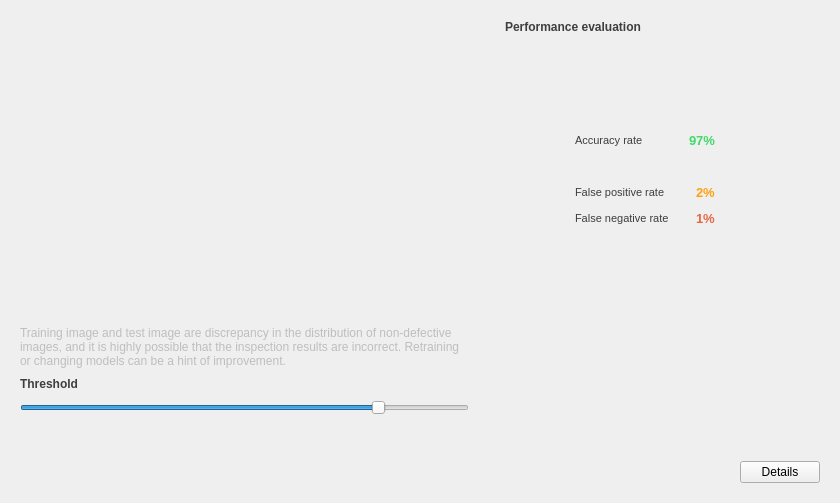
<?xml version="1.0" encoding="UTF-8"?>
<ui version="4.0">
 <class>Test</class>
 <widget class="QWidget" name="Test">
  <property name="geometry">
   <rect>
    <x>0</x>
    <y>0</y>
    <width>840</width>
    <height>503</height>
   </rect>
  </property>
  <property name="font">
   <font>
    <pointsize>9</pointsize>
   </font>
  </property>
  <property name="windowTitle">
   <string>Form</string>
  </property>
  <layout class="QHBoxLayout" name="horizontalLayout">
   <item>
    <widget class="QStackedWidget" name="stacked_widget">
     <property name="currentIndex">
      <number>1</number>
     </property>
     <widget class="QWidget" name="loading_page">
      <layout class="QHBoxLayout" name="horizontalLayout_3">
       <item>
        <widget class="QLabel" name="loading_gif_label">
         <property name="text">
          <string/>
         </property>
         <property name="alignment">
          <set>Qt::AlignCenter</set>
         </property>
        </widget>
       </item>
      </layout>
     </widget>
     <widget class="QWidget" name="result_page">
      <layout class="QHBoxLayout" name="horizontalLayout_2">
       <item>
        <layout class="QVBoxLayout" name="distance_area">
         <item>
          <spacer name="distance_area_top_spacer">
           <property name="orientation">
            <enum>Qt::Vertical</enum>
           </property>
           <property name="sizeType">
            <enum>QSizePolicy::Fixed</enum>
           </property>
           <property name="sizeHint" stdset="0">
            <size>
             <width>20</width>
             <height>0</height>
            </size>
           </property>
          </spacer>
         </item>
         <item>
          <widget class="QWidget" name="distance_chart_widget" native="true">
           <property name="minimumSize">
            <size>
             <width>400</width>
             <height>300</height>
            </size>
           </property>
          </widget>
         </item>
         <item>
          <widget class="QLabel" name="overfitting_alert_label">
           <property name="enabled">
            <bool>false</bool>
           </property>
           <property name="text">
            <string>Training image and test image are discrepancy in the distribution of non-defective images, and it is highly possible that the inspection results are incorrect. Retraining or changing models can be a hint of improvement.</string>
           </property>
           <property name="wordWrap">
            <bool>true</bool>
           </property>
          </widget>
         </item>
         <item>
          <layout class="QHBoxLayout" name="threshold_title_area">
           <item>
            <widget class="QLabel" name="threshold_title_label">
             <property name="font">
              <font>
               <weight>75</weight>
               <bold>true</bold>
              </font>
             </property>
             <property name="styleSheet">
              <string notr="true">color: #3e3e3e;</string>
             </property>
             <property name="text">
              <string>Threshold</string>
             </property>
             <property name="alignment">
              <set>Qt::AlignRight|Qt::AlignTrailing|Qt::AlignVCenter</set>
             </property>
            </widget>
           </item>
           <item>
            <widget class="QLabel" name="threshold_label">
             <property name="sizePolicy">
              <sizepolicy hsizetype="Fixed" vsizetype="Fixed">
               <horstretch>0</horstretch>
               <verstretch>0</verstretch>
              </sizepolicy>
             </property>
             <property name="minimumSize">
              <size>
               <width>60</width>
               <height>0</height>
              </size>
             </property>
             <property name="font">
              <font>
               <weight>75</weight>
               <bold>true</bold>
              </font>
             </property>
             <property name="styleSheet">
              <string notr="true">color: #3e3e3e</string>
             </property>
             <property name="text">
              <string/>
             </property>
            </widget>
           </item>
           <item>
            <widget class="QPushButton" name="about_threshold_button">
             <property name="toolTip">
              <string>&lt;html&gt;&lt;head/&gt;&lt;body&gt;&lt;p&gt;&lt;span style=&quot; font-size:14pt;&quot;&gt;What is threshold?&lt;/span&gt;&lt;/p&gt;&lt;p&gt;&lt;span style=&quot; font-size:14pt;&quot;&gt;The boundary value which AI determines &lt;/span&gt;&lt;span style=&quot; font-size:14pt; font-weight:600; color:#3fda68;&quot;&gt;good&lt;/span&gt;&lt;span style=&quot; font-size:14pt;&quot;&gt; and &lt;/span&gt;&lt;span style=&quot; font-size:14pt; font-weight:600; color:#e66643;&quot;&gt;defective&lt;/span&gt;&lt;span style=&quot; font-size:14pt;&quot;&gt; AI calculates 「&lt;/span&gt;&lt;span style=&quot; font-size:14pt; font-weight:600;&quot;&gt;normality&lt;/span&gt;&lt;span style=&quot; font-size:14pt;&quot;&gt;」.Then if「&lt;/span&gt;&lt;span style=&quot; font-size:14pt; font-weight:600;&quot;&gt;normality&lt;/span&gt;&lt;span style=&quot; font-size:14pt;&quot;&gt;」is below threshold &lt;/span&gt;&lt;span style=&quot; font-size:14pt; font-weight:600; color:#e66643;&quot;&gt;it's defective,&lt;/span&gt;&lt;span style=&quot; font-size:14pt;&quot;&gt; above threshold &lt;/span&gt;&lt;span style=&quot; font-size:14pt; font-weight:600; color:#3fda68;&quot;&gt;it's good.&lt;/span&gt;&lt;span style=&quot; font-size:14pt;&quot;&gt;If the threshold value is set high, the criteria for determining a product &lt;/span&gt;&lt;span style=&quot; font-size:14pt; font-weight:600; color:#e66643;&quot;&gt;as good become stricter,&lt;/span&gt;&lt;span style=&quot; font-size:14pt;&quot;&gt; making it difficult to overlook &lt;/span&gt;&lt;span style=&quot; font-size:14pt; font-weight:600; color:#3fda68;&quot;&gt;defective products.&lt;/span&gt;&lt;span style=&quot; font-size:14pt;&quot;&gt; Adjust the threshold value well.&lt;/span&gt;&lt;/p&gt;&lt;/body&gt;&lt;/html&gt;</string>
             </property>
             <property name="styleSheet">
              <string notr="true">border: none;
</string>
             </property>
             <property name="text">
              <string/>
             </property>
             <property name="icon">
              <iconset resource="../../qrc/icon.qrc">
               <normaloff>:/icon/resources/base/fonts/fontawesome/question-circle_warningOrange.png</normaloff>:/icon/resources/base/fonts/fontawesome/question-circle_warningOrange.png</iconset>
             </property>
             <property name="iconSize">
              <size>
               <width>28</width>
               <height>28</height>
              </size>
             </property>
            </widget>
           </item>
           <item>
            <spacer name="threshold_title_area_spacer">
             <property name="orientation">
              <enum>Qt::Horizontal</enum>
             </property>
             <property name="sizeHint" stdset="0">
              <size>
               <width>40</width>
               <height>20</height>
              </size>
             </property>
            </spacer>
           </item>
          </layout>
         </item>
         <item>
          <widget class="QSlider" name="threshold_slider">
           <property name="styleSheet">
            <string notr="true"/>
           </property>
           <property name="value">
            <number>80</number>
           </property>
           <property name="tracking">
            <bool>true</bool>
           </property>
           <property name="orientation">
            <enum>Qt::Horizontal</enum>
           </property>
           <property name="invertedAppearance">
            <bool>false</bool>
           </property>
           <property name="invertedControls">
            <bool>false</bool>
           </property>
           <property name="tickPosition">
            <enum>QSlider::NoTicks</enum>
           </property>
           <property name="tickInterval">
            <number>0</number>
           </property>
          </widget>
         </item>
         <item>
          <spacer name="distance_area_bottom_spacer">
           <property name="orientation">
            <enum>Qt::Vertical</enum>
           </property>
           <property name="sizeHint" stdset="0">
            <size>
             <width>20</width>
             <height>40</height>
            </size>
           </property>
          </spacer>
         </item>
        </layout>
       </item>
       <item>
        <spacer name="performance_chart_area_left_spacer">
         <property name="orientation">
          <enum>Qt::Horizontal</enum>
         </property>
         <property name="sizeType">
          <enum>QSizePolicy::Fixed</enum>
         </property>
         <property name="sizeHint" stdset="0">
          <size>
           <width>30</width>
           <height>20</height>
          </size>
         </property>
        </spacer>
       </item>
       <item>
        <layout class="QVBoxLayout" name="performance_area">
         <item>
          <spacer name="performance_area_top_spacer">
           <property name="orientation">
            <enum>Qt::Vertical</enum>
           </property>
           <property name="sizeType">
            <enum>QSizePolicy::Fixed</enum>
           </property>
           <property name="sizeHint" stdset="0">
            <size>
             <width>20</width>
             <height>0</height>
            </size>
           </property>
          </spacer>
         </item>
         <item>
          <widget class="QLabel" name="performance_title_label">
           <property name="font">
            <font>
             <weight>75</weight>
             <bold>true</bold>
            </font>
           </property>
           <property name="styleSheet">
            <string notr="true">color: #3e3e3e;</string>
           </property>
           <property name="text">
            <string>Performance evaluation</string>
           </property>
          </widget>
         </item>
         <item>
          <layout class="QHBoxLayout" name="performance_chart_area">
           <item>
            <widget class="QWidget" name="performance_chart_background" native="true">
             <property name="minimumSize">
              <size>
               <width>280</width>
               <height>280</height>
              </size>
             </property>
             <property name="styleSheet">
              <string notr="true">background-color: transparent</string>
             </property>
             <widget class="QWidget" name="performance_chart_widget" native="true">
              <property name="geometry">
               <rect>
                <x>0</x>
                <y>0</y>
                <width>280</width>
                <height>280</height>
               </rect>
              </property>
              <property name="minimumSize">
               <size>
                <width>280</width>
                <height>280</height>
               </size>
              </property>
             </widget>
             <widget class="QWidget" name="verticalLayoutWidget">
              <property name="geometry">
               <rect>
                <x>70</x>
                <y>90</y>
                <width>140</width>
                <height>98</height>
               </rect>
              </property>
              <layout class="QVBoxLayout" name="performance_rates_area">
               <item>
                <layout class="QHBoxLayout" name="accuracy_area">
                 <item>
                  <widget class="QLabel" name="accuracy_title_label">
                   <property name="font">
                    <font>
                     <pointsize>8</pointsize>
                    </font>
                   </property>
                   <property name="styleSheet">
                    <string notr="true">color: #3e3e3e</string>
                   </property>
                   <property name="text">
                    <string>Accuracy rate</string>
                   </property>
                  </widget>
                 </item>
                 <item>
                  <spacer name="accuracy_area_spacer">
                   <property name="orientation">
                    <enum>Qt::Horizontal</enum>
                   </property>
                   <property name="sizeHint" stdset="0">
                    <size>
                     <width>40</width>
                     <height>20</height>
                    </size>
                   </property>
                  </spacer>
                 </item>
                 <item>
                  <widget class="QLabel" name="accuracy_label">
                   <property name="font">
                    <font>
                     <pointsize>10</pointsize>
                     <weight>75</weight>
                     <bold>true</bold>
                    </font>
                   </property>
                   <property name="styleSheet">
                    <string notr="true">color: #3FDA68</string>
                   </property>
                   <property name="text">
                    <string>97%</string>
                   </property>
                  </widget>
                 </item>
                </layout>
               </item>
               <item>
                <spacer name="performance_rates_area_spacer">
                 <property name="orientation">
                  <enum>Qt::Vertical</enum>
                 </property>
                 <property name="sizeHint" stdset="0">
                  <size>
                   <width>20</width>
                   <height>40</height>
                  </size>
                 </property>
                </spacer>
               </item>
               <item>
                <layout class="QHBoxLayout" name="false_positive_rate_area">
                 <item>
                  <widget class="QLabel" name="false_positive_rate_title_label">
                   <property name="font">
                    <font>
                     <pointsize>8</pointsize>
                    </font>
                   </property>
                   <property name="styleSheet">
                    <string notr="true">color: #3e3e3e</string>
                   </property>
                   <property name="text">
                    <string>False positive rate</string>
                   </property>
                  </widget>
                 </item>
                 <item>
                  <spacer name="false_positive_rate_area_spacer">
                   <property name="orientation">
                    <enum>Qt::Horizontal</enum>
                   </property>
                   <property name="sizeHint" stdset="0">
                    <size>
                     <width>40</width>
                     <height>20</height>
                    </size>
                   </property>
                  </spacer>
                 </item>
                 <item>
                  <widget class="QLabel" name="false_positive_rate_label">
                   <property name="font">
                    <font>
                     <pointsize>10</pointsize>
                     <weight>75</weight>
                     <bold>true</bold>
                    </font>
                   </property>
                   <property name="styleSheet">
                    <string notr="true">color: #FFA00E</string>
                   </property>
                   <property name="text">
                    <string>2%</string>
                   </property>
                  </widget>
                 </item>
                </layout>
               </item>
               <item>
                <layout class="QHBoxLayout" name="false_negative_rate_area">
                 <item>
                  <widget class="QLabel" name="false_negative_rate_title_label">
                   <property name="font">
                    <font>
                     <pointsize>8</pointsize>
                    </font>
                   </property>
                   <property name="styleSheet">
                    <string notr="true">color: #3e3e3e</string>
                   </property>
                   <property name="text">
                    <string>False negative rate</string>
                   </property>
                  </widget>
                 </item>
                 <item>
                  <spacer name="false_negative_rate_area_spacer">
                   <property name="orientation">
                    <enum>Qt::Horizontal</enum>
                   </property>
                   <property name="sizeHint" stdset="0">
                    <size>
                     <width>40</width>
                     <height>20</height>
                    </size>
                   </property>
                  </spacer>
                 </item>
                 <item>
                  <widget class="QLabel" name="false_negative_rate_label">
                   <property name="font">
                    <font>
                     <pointsize>10</pointsize>
                     <weight>75</weight>
                     <bold>true</bold>
                    </font>
                   </property>
                   <property name="styleSheet">
                    <string notr="true">color: #E66643</string>
                   </property>
                   <property name="text">
                    <string>1%</string>
                   </property>
                  </widget>
                 </item>
                </layout>
               </item>
              </layout>
             </widget>
            </widget>
           </item>
           <item>
            <spacer name="performance_chart_area_right_spacer">
             <property name="orientation">
              <enum>Qt::Horizontal</enum>
             </property>
             <property name="sizeType">
              <enum>QSizePolicy::Fixed</enum>
             </property>
             <property name="sizeHint" stdset="0">
              <size>
               <width>20</width>
               <height>20</height>
              </size>
             </property>
            </spacer>
           </item>
          </layout>
         </item>
         <item>
          <spacer name="performance_area_bottom_spacer">
           <property name="orientation">
            <enum>Qt::Vertical</enum>
           </property>
           <property name="sizeHint" stdset="0">
            <size>
             <width>20</width>
             <height>40</height>
            </size>
           </property>
          </spacer>
         </item>
         <item>
          <layout class="QHBoxLayout" name="horizontalLayout_10">
           <item>
            <spacer name="horizontalSpacer">
             <property name="orientation">
              <enum>Qt::Horizontal</enum>
             </property>
             <property name="sizeType">
              <enum>QSizePolicy::Fixed</enum>
             </property>
             <property name="sizeHint" stdset="0">
              <size>
               <width>235</width>
               <height>20</height>
              </size>
             </property>
            </spacer>
           </item>
           <item>
            <widget class="QPushButton" name="details_button">
             <property name="sizePolicy">
              <sizepolicy hsizetype="Fixed" vsizetype="Fixed">
               <horstretch>0</horstretch>
               <verstretch>0</verstretch>
              </sizepolicy>
             </property>
             <property name="minimumSize">
              <size>
               <width>0</width>
               <height>0</height>
              </size>
             </property>
             <property name="text">
              <string>Details</string>
             </property>
            </widget>
           </item>
          </layout>
         </item>
        </layout>
       </item>
      </layout>
     </widget>
    </widget>
   </item>
  </layout>
 </widget>
 <resources>
  <include location="../../qrc/icon.qrc"/>
 </resources>
 <connections/>
</ui>
